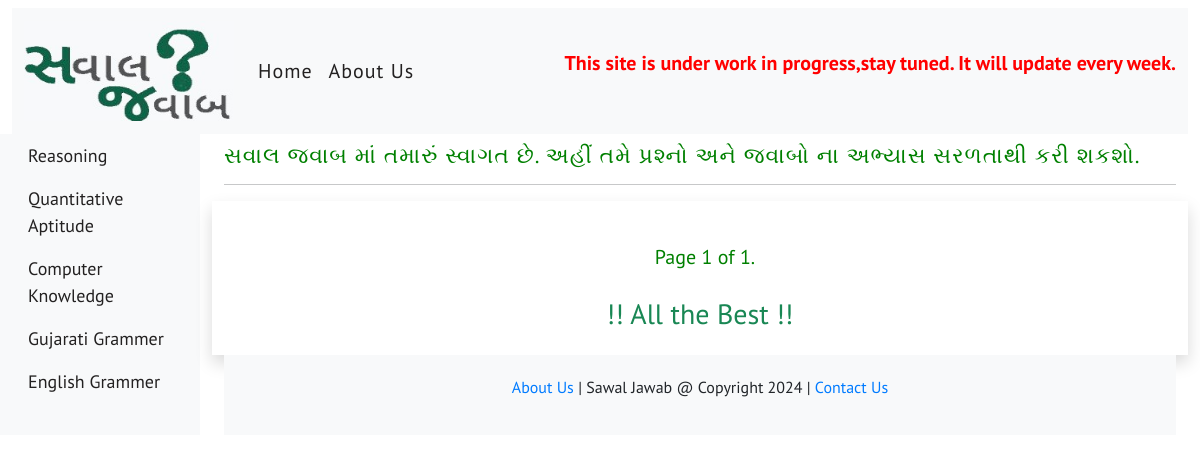
The page /gujarati_questions/shabdsamooh/ on the database as committed earlier.
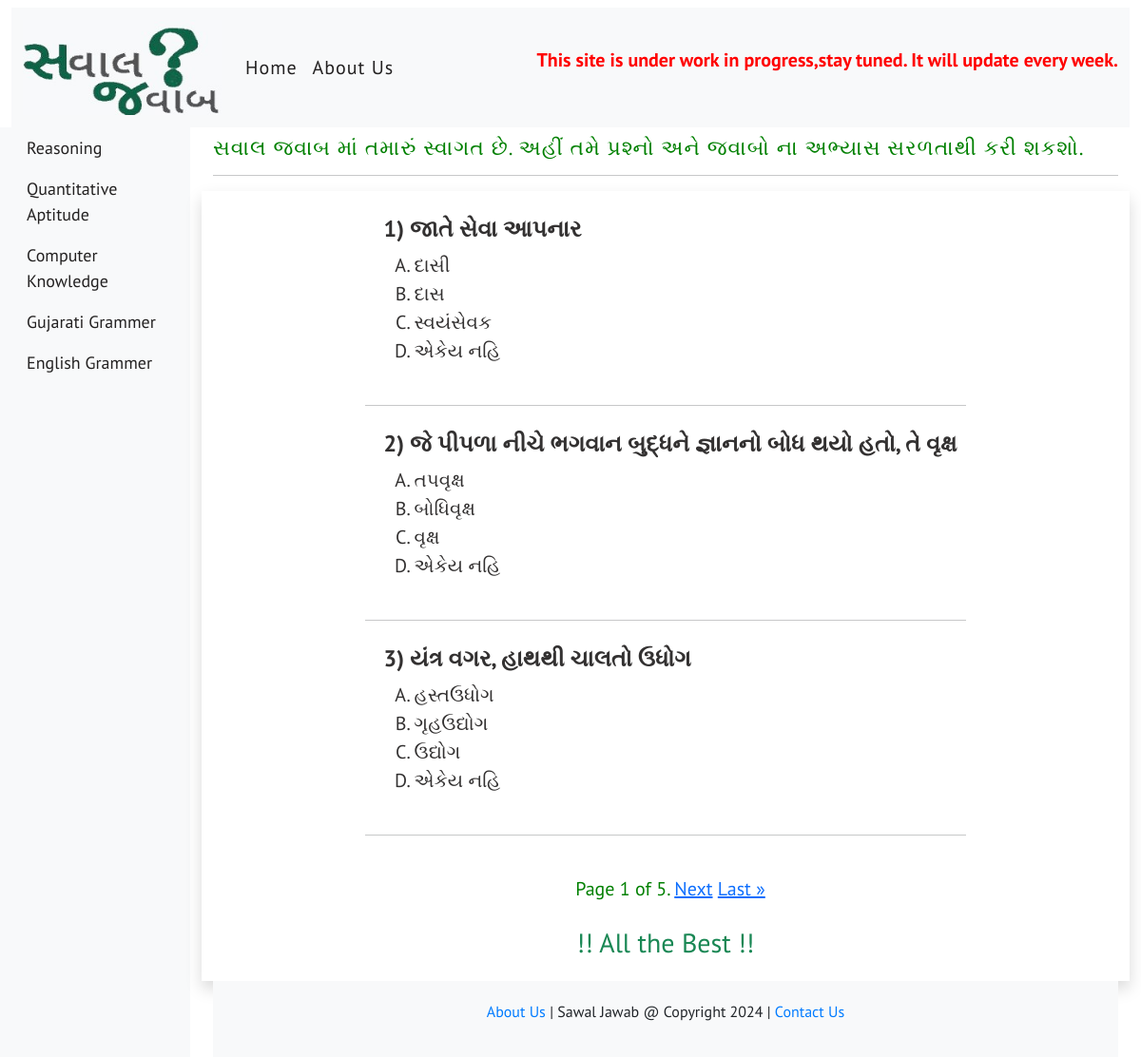
The same page on the database as committed later.
### myapp/models.py (models this page shows)
class Gujarati_and_literature(models.Model):
    question=models.CharField(max_length=500)
    answer=models.CharField(max_length=500)
    opt_A=models.CharField(max_length=500)
    opt_B=models.CharField(max_length=500)
    opt_C=models.CharField(max_length=500)
    opt_D=models.CharField(max_length=500)
    ans_description=models.TextField(max_length=1000)
    category=models.CharField(max_length=300)
    question_topic=models.CharField(max_length=300)

### myapp/views.py (the view)
# urls.py: path('gujarati_questions/<slug:category_slug>/',views.gujarati_questions,name='gujaratiquestionspage'),
def gujarati_questions(request,category_slug):
    gujarati=Gujarati_and_literature.objects.filter(question_topic=category_slug)
    paginator = Paginator(gujarati, 3)
    page_number = request.GET.get("page")
    page_obj = paginator.get_page(page_number)
    return render(request,'myapp/sawaljawab.html',{'page_obj':page_obj})

### myapp/templates/myapp/sawaljawab.html (shortened to what this page needs)
{% extends 'myapp/base.html' %}
{% block content %}
<div class="col-md-9 ml-sm-auto col-lg-10 px-md-4">
    <h3 class="mt-2" id="gujaratiheadings">સવાલ જવાબ માં તમારું સ્વાગત છે. અહીં તમે પ્રશ્નો અને જવાબો ના અભ્યાસ સરળતાથી કરી શકશો.</h3>
    <hr>
    <div class="row mt-2 shadow p-3">
        <div class="currentaffairs">
            <div class="innersection">
                       {% for q in page_obj %}
                            <div>
                                <h4 style="text-align: left; letter-spacing: normal; font-weight:bold;"> <span class="question_id">{{ page_obj.start_index|add:forloop.counter0 }})</span> {{q.question}}</h4>
                                    <ul style="text-align: left; list-style:upper-alpha;">
                                        <li><a onclick="optASelected(this, '{{ q.answer }}', '{{ q.ans_description}}')">{{q.opt_A}}</a></li>
                                        <li><a onclick="optBSelected(this, '{{ q.answer }}', '{{ q.ans_description}}')">{{q.opt_B}}</a></li>
                                        <li><a onclick="optCSelected(this, '{{ q.answer }}', '{{ q.ans_description}}')">{{q.opt_C}}</a></li>
                                        <li><a onclick="optDSelected(this, '{{ q.answer }}', '{{ q.ans_description}}')">{{q.opt_D}}</a></li>
                                    </ul>
                          </div>
                       <hr style="font-weight: bolder;">
                      {% endfor %}
                       <div class="pagination">
                        <span class="step-links"  style="color: green; padding: 15px; font-size: 20px;">
                            <span class="current">
                                Page {{ page_obj.number }} of {{ page_obj.paginator.num_pages }}.
                            </span>
                            {% if page_obj.has_next %}
                                <a href="?page={{ page_obj.next_page_number }}">Next</a>
                                <a href="?page={{ page_obj.paginator.num_pages }}">Last &raquo;</a>
                            {% endif %}
                        </span>
                    </div>
            </div>
    </div>
    <div><h3 class="text-center text-success">!! All the Best !!</h3></div>
{% endblock content %}

Rows that differ between the two databases and show on the page:
added Gujarati_and_literature: start_index|add "1", question "જાતે સેવા આપનાર", opt_A "દાસી", opt_B "દાસ", opt_C "સ્વયંસેવક", opt_D "એકેય નહિ"
added Gujarati_and_literature: start_index|add "2", question "જે પીપળા નીચે ભગવાન બુદ્ધને જ્ઞાનનો બોધ થયો હતો, તે વૃક્ષ", opt_A "તપવૃક્ષ", opt_B "બોધિવૃક્ષ", opt_C "વૃક્ષ", opt_D "એકેય નહિ"
added Gujarati_and_literature: start_index|add "3", question "યંત્ર વગર, હાથથી ચાલતો ઉધોગ", opt_A "હસ્તઉધોગ", opt_B "ગૃહઉદ્યોગ", opt_C "ઉદ્યોગ", opt_D "એકેય નહિ"
Other text that changed with them:
{{ page_obj.paginator.num_pages }}: "1" → "5"
text now shown: "Next Last »"
